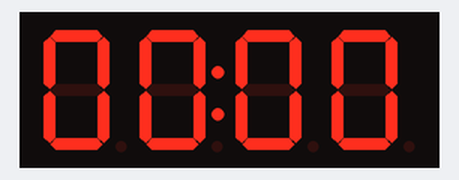
The program below on a simulated MicroPython board. On the bench: 4-digit seven-segment display.

Above: at 0.1 s.
At 4.6 s:
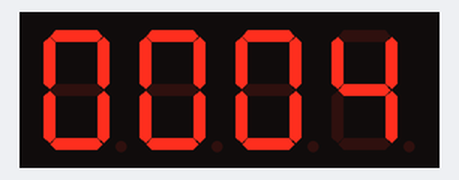
At 9.6 s:
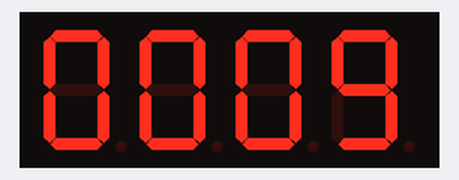
At 19.7 s:
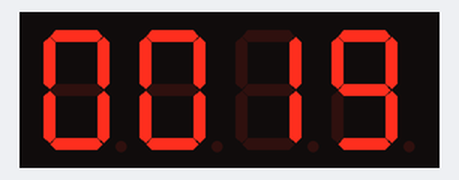
At 29.7 s:
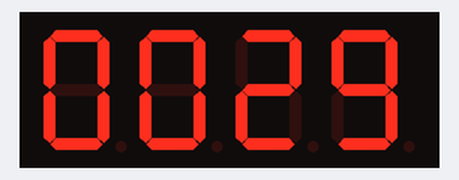
At 39.3 s:
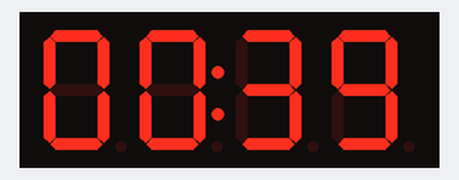

Measured:
- what the display in image 1 shows lasts 0.5 s, from 4.5 s to 5.0 s

The program:

act3.py
```python
import tm1637
from machine import Pin
from utime import sleep

# Instancia el controlador del display definiendo los pines de reloj y datos
tm = tm1637.TM1637(clk=Pin(0), dio=Pin(1))
Sec = 0
Min = 0

while True:
    # Muestra los valores actuales y enciende los dos puntos centrales
    tm.numbers(Min, Sec, colon=True)
    sleep(0.5)
    # Mantiene los mismos valores pero apaga los dos puntos
    tm.numbers(Min, Sec, colon=False)
    sleep(0.5)

    Sec = Sec + 1 # Incrementa el valor de los segundos

    # Lógica de desbordamiento para el reloj
    if Sec == 60:
        Min = Min + 1
        Sec = 0
        if Min == 60:
            Min = 0
```
